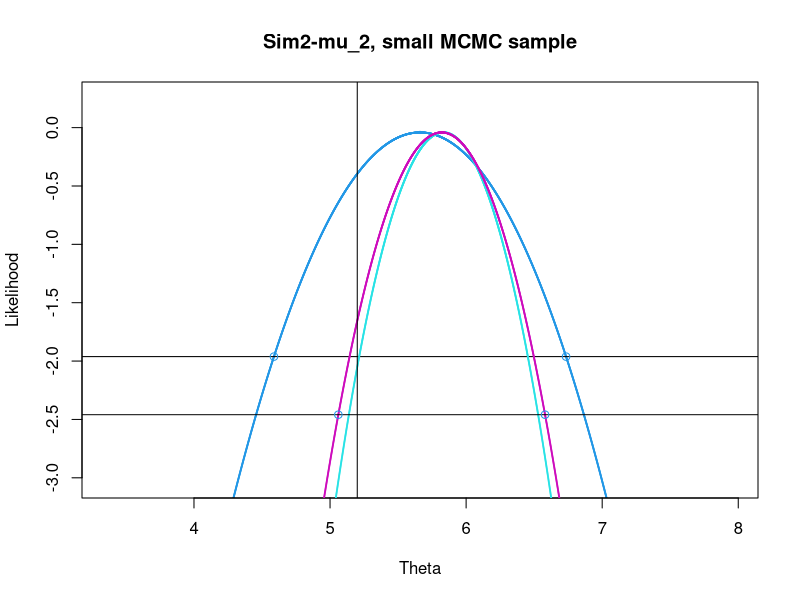
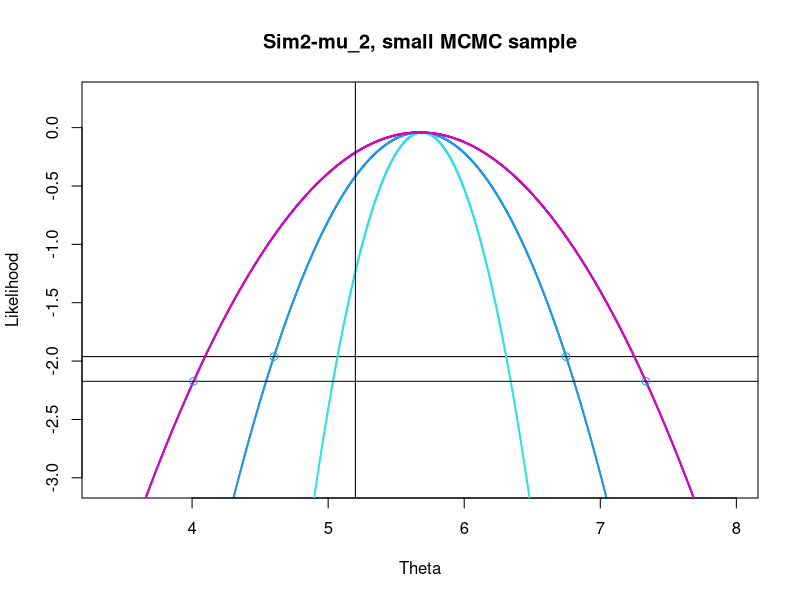
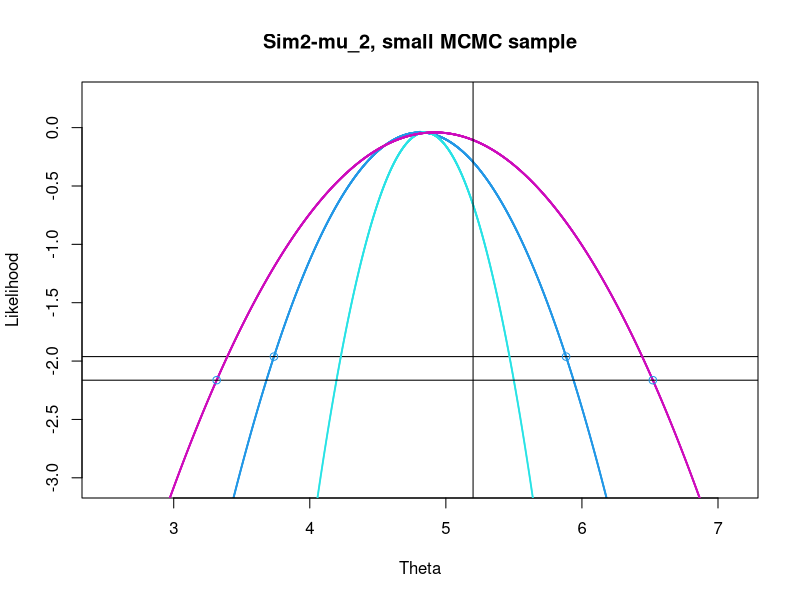
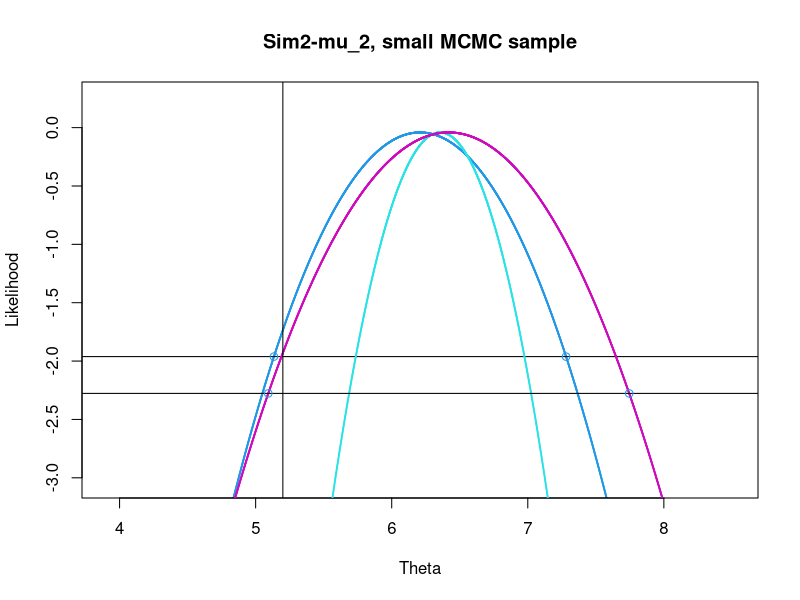
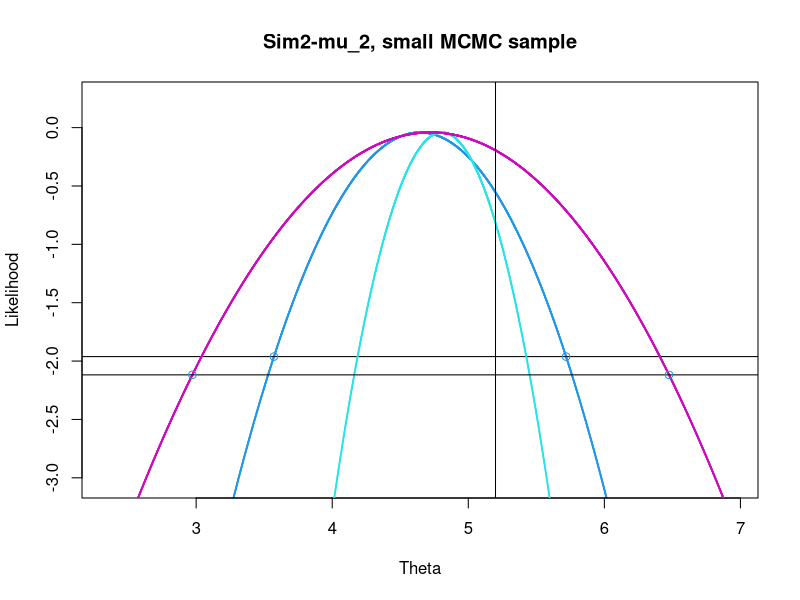

Source code (R) for these figures, in order:
## Double check carefulness about the seed
## Things are done in the setting where I know the value of the likelihood of the MLE but I don't observe the MLE directly
## I also only do estimation for one set of initial estimates, I could change how I initialize my quadratic, 
## and how many initial points I use

library(MASS)
library(mvtnorm)

### Create storage variables for each simulation ###

## speed:Make vectors of length iter for each round so we can store all the estimates from each iteration and 
## take summary statistics at the end
true_L = NULL
true_U = NULL
true_MLE = NULL
L_vec = NULL
U_vec = NULL
L_vec_noise = NULL
U_vec_noise = NULL
L_vec_g_noise = NULL
U_vec_g_noise = NULL
MLE_hat = NULL
MLE_var = NULL
a_store = NULL
b_store = NULL
a_reparam_store = NULL
a_var_store = NULL
b_var_store =  NULL
a_reparam_var_store = NULL

## These will be updated additively, could have stored as a vector and taken mean, but no need
SD_g = 0
bias_g = 0


### Define optimization function to get estimate of profile likelihood ###

## This is where I define the meta model optimization function, it finds the quadratice with the highest
## likelihood for a give meta-model
## a_init,b_init,c_reparam define the initial quadratic guess
## x_star and y_star are the data values
## y_star_max is the maximum of all y_star, helpful when parameterizing c, bu could remove
## mcmc_sample_size is the number of monte carlo points you want to use to approximate the distribution
## sample_size is how many data points I have to evaluate the likelihood at
## This function works for any set of x_star, y_star but is particular to the specified distributions
meta_model_optimization = function(a_init, b_init, c_reparam, x_star, y_star, x_star_sd, y_star_max, mcmc_sample_size, sample_size){

	## Define likelihood function to optimize
	full_log_likelihood_alpha = function(a, b, c_reparam){
		## Set seed every time to make the mcmc sample consistent, i.e. for the same parameters, I will get the same likelihood
		## estimate
		set.seed(100)
		mcmc_sample = rnorm(mcmc_sample_size, mean = -b/(2*a), sd = sqrt(-1/(2*a)))
		temp  = a*mcmc_sample^2 + b*mcmc_sample + c_reparam + b^2/(4*a) + y_star_max
		cur_sum = 0
		  
		## Could I vectorize this?
		for(j in 1:sample_size){
			like_y_star = dgamma(temp - y_star[j], shape = .5, rate = 1)
			like_x_star = dnorm(mcmc_sample-x_star[j], mean = 0, sd = x_star_sd)
			cur_sum = cur_sum + log(1/mcmc_sample_size*sum(like_y_star*like_x_star))
		}
		return(cur_sum)
	}

	## Within this I reparameterize to allow the optimization to not have any constraints, also prevents 
	## optimization errors
	optim_fun2 = function(arg_vec){
		a = -exp(arg_vec[1])
		b = arg_vec[2]
		return(-full_log_likelihood_alpha(a, b, c_reparam))
	}
	
	optim_sol = optim(c(log(-a_init), b_init), optim_fun2, hessian = TRUE)
	return(list(optim_sol$par[1], optim_sol$par[2], optim_sol$hessian))

}
                                 	

### Begin Simulation ###

coverage_iter_number = 5		# number of simulations I will use to assess the coverage
                                      
for(k in 1:coverage_iter_number){
	
	## Here I have to reset the seed because, if not, the seed reset in my optimization will mess up 
	## my data
	set.seed(k)
	
	
	### Create data set for this iteration and true parameter values ###
	
	## Simulation parameters
	sigma = 2*matrix(c(1,.5,.5,3), 2, 2)	
	sigma_inv = solve(sigma)
	mu = c(-5.1, 5.2)
	n = 20
	
	## Create data
	data = mvrnorm(n, mu, sigma)
	data_mean = colMeans(data)
	
	## Get the true profile likelihood function, need to redefine this everytime I get a new data set
	pl_eval = function(theta){
		## mu1 = theta case
		mu_2_max = data_mean[2] + sigma_inv[1,2]/sigma_inv[2,2]*(data_mean[1]-theta)
		mu_2_max = min(theta, mu_2_max)
		like_1 = dmvnorm(c(theta,mu_2_max), data_mean, sigma/n, log  = TRUE)
		  
		## mu2 = theta case
		mu_1_max = data_mean[1] + sigma_inv[1,2]/sigma_inv[1,1]*(data_mean[2]-theta)
		mu_1_max = min(theta, mu_1_max)
		like_2 = dmvnorm(c(mu_1_max,theta), data_mean, sigma/n, log  = TRUE)
		return(max(like_1,like_2))
	}
	
	## Getting MLE of my underlying data set
	mle_sample = max(data_mean)
	true_MLE[k] = mle_sample
	
	## Get the likelihood value of MLE
	mle_like = dmvnorm(data_mean, data_mean, sigma/n, log  = TRUE)
	pl_eval(mle_sample) == mle_like  # should be true since the profile likelihood equals the true likelihood for the MLE
	
	## Plotting true profile likelihood
	theta_set = max(data_mean) + 0:5000/1000 - 2.5
	theta_set_like = sapply(theta_set, FUN = pl_eval)
	pl_cutoff = mle_like - 1.920729
	
	# true confidence interval lower and upper bound, i.e. if I knew the true profile likelihood
	true_L_cur = theta_set[(theta_set_like > pl_cutoff)][1] -.0005	# lower bound
	true_U_cur = as.numeric(tail(theta_set[(theta_set_like > pl_cutoff)], n=1)) + .0005 	  # upper bound
	true_L[k] = true_L_cur   # storage
	true_U[k] = true_U_cur	 # storage
	
	
	### Generate points 'below' the profile likelihood that I will use to estimate true profile likelihood ###
	
	## Estimation parameters
	t_g = 10			# Allotted horizontal error in each point, the larger, the smaller the horizontal error
	sample = 20		# Number of points I will generate to estimate the profile likelihood
	
	mu_hat_max = vector(length = sample)	## Allocate the memory for storing our noisy x_star values
	
	## Get my sample of points to use for estimating the profile likelihood i.e. points below the PL
	mu_sample = mvrnorm(sample, data_mean, sigma/n)		# Generate points from a normal, this distribution can be specified, for example, sigma does not have to be the same, and it doesn't have to be normal
	mu_sample_eval = apply(mu_sample, MARGIN = 1, FUN = max)  # Get the max, i.e. x-coordinate without horizontal noise
	likehood_sample = dmvnorm(mu_sample, data_mean, sigma/n, log  = TRUE)	# Get their likelihood i.e. y coordinate	
	
	## Add in horizontal noise
	for(i in 1:sample){
		mu_hat_max[i] = max(mvrnorm(1, mu_sample[i,],sigma/t_g))  ##these are the x-coordinates with horizontal noise, could vectorize?
	}
	
	## This is to get an understanding of the horizontal error we introduced and how it comes
	## out in the maximum, this is not necessary for the final result, but for exploration purposes
	epsilon_vec = mu_hat_max - mu_sample_eval
	
	y_star_max = max(likehood_sample)	# Get largest likelihood value
	x_star_sd = sd(epsilon_vec)	# Get estimate of horizontal error. Note this should change since it's based on unknown truth 
	bias_g = bias_g + sum(epsilon_vec)	# get estimate of horizontal bias
	SD_g = SD_g + x_star_sd 	# storage
	
	
	### Given my points, I get an estimate of the profile likelihood  ###
	
	## Get initial quadratic guess
	## I can alter this to get better initial estimates
	curvature = -5		# Inital estimate of curvature
	center =  mean(mu_hat_max)		# Initial estimate of center of my quadratic
	height = mle_like		# My height is based on the likelihood of true mle which is known
	
	## Get the corresponding values for a quadratic function
	a_init = curvature
	b_init = -2*curvature*center
	c_reparam = height - y_star_max
	
	## Find the optimized quadratice parameters, i.e. my PL estimate
	optimized_parameters = meta_model_optimization(a_init, b_init, c_reparam, mu_hat_max, 
	likehood_sample, x_star_sd, y_star_max, 10000, sample)
	
	a_reparam = optimized_parameters[[1]]
	a = -exp(a_reparam)
	b = optimized_parameters[[2]]
	information_est = optimized_parameters[[3]]		## keep this positive since I minimized the negative log likelihood
	
	
	### Storage of values and finding new cut offs for our profile likelihood ###
	
	MLE_hat[k] = -b/(2*a)		# Store estimate of MLE based on PL
	grad_mle = c(-b/(2*exp(a_reparam)), 1/(2*exp(a_reparam)))
	cur_inv = solve(information_est)		# get error estimates of parameters based on hessian
	cur_MLE_var = grad_mle%*%cur_inv%*%grad_mle		# get estimate of MLE variance
	MLE_var[k] = cur_MLE_var	# store MLE variance estimate
	a_store[k] = a		# store curvaturue
	b_store[k] = b		# store b value in quadratice
	a_reparam_store[k] = a_reparam
	a_var_store[k] = exp(-2*a_reparam)*cur_inv[1,1]		# variance in a estimate
	b_var_store[k] =  cur_inv[2,2]		# variance in b estimate
	a_reparam_var_store[k] = cur_inv[1,1]		# variance in reparameterized a
	
	## obtain new profile likelihood cutoff based on estimated PL
	new_cut_off = y_star_max - 1.92 - 3.84*(-a)*max(cur_MLE_var,0)  # Tim double check this should be y_star_max vs mle_like
	
	
	L_vec_noise_cur =  -sqrt((new_cut_off - (c_reparam+y_star_max)) / a ) - b/(2*a)		# New estimated lower bound
	U_vec_noise_cur =  sqrt((new_cut_off - (c_reparam+y_star_max)) / a ) - b/(2*a)		# New estimated upper bound
	
	L_vec_noise[k] =  L_vec_noise_cur
	U_vec_noise[k] =  U_vec_noise_cur 
	 
	
	
	### Create a plots to check out the results while it's running ###
	
	## Plot the true profie likelihood in blue
	plot(theta_set, theta_set_like, cex = .02, xlim = c(mle_sample-2.3,mle_sample+2.3), ylim = c(mle_like-3, mle_like+.3), col=4, xlab = "Theta", ylab = "Likelihood", main = "Sim2-mu_2, small MCMC sample")
	points(mle_sample,mle_like, col=4, cex = .3)	## plot the mle
	
	## plot cut off and lower and upper bounds for true PL
	abline(h = pl_cutoff)
	points(true_L_cur, pl_cutoff, col = 4)
	points(true_U_cur, pl_cutoff, col = 4)
	
	## Plot the initial estimate of the profile likelihood in turqouise
	quad_fun = function(x) {return(a_init*(x+b_init/(2*a_init))^2 + c_reparam + y_star_max)}
	points(theta_set, quad_fun(theta_set),col=5, cex = .02)
	
	## Plot the optimized PL estimate in pink
	quad_fun = function(x) {return(a*(x+b/(2*a))^2 + c_reparam+y_star_max)}
	points(theta_set, quad_fun(theta_set),col=6, cex = .02)
	
	## Plot the new cut off and lower and bounds for estimated PL
	abline(h = new_cut_off)
	abline(v = max(mu) )
	points(L_vec_noise_cur, new_cut_off, col = 4)
	points(U_vec_noise_cur, new_cut_off, col = 4)
	
	## Print the iteration
	print(k)
}


### Check out results ###

MLE_hat
MLE_var
a_store 
b_store
a_reparam_store
a_var_store
b_var_store
a_reparam_var_store

# Compare variance of MLE_hat to estimated variance of MLE_hat
var(MLE_hat-true_MLE)
mean(MLE_var)

## Bias of MLE_hat
mean(MLE_hat-true_MLE)

which(!(true_U > 5.2 & true_L < 5.2))

which(!(U_vec_noise > 5.2 & L_vec_noise < 5.2))

sum(true_U > 5.2 & true_L < 5.2)
sum(U_vec_noise > 5.2 & L_vec_noise < 5.2)

